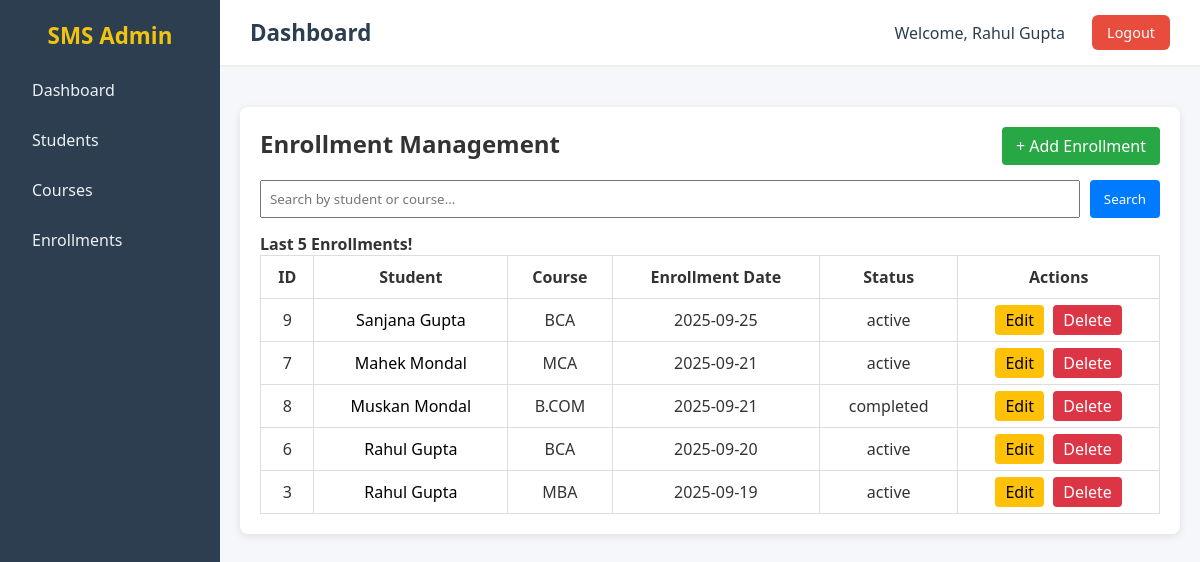
Page /enrollments (signed in) on the earlier database version.
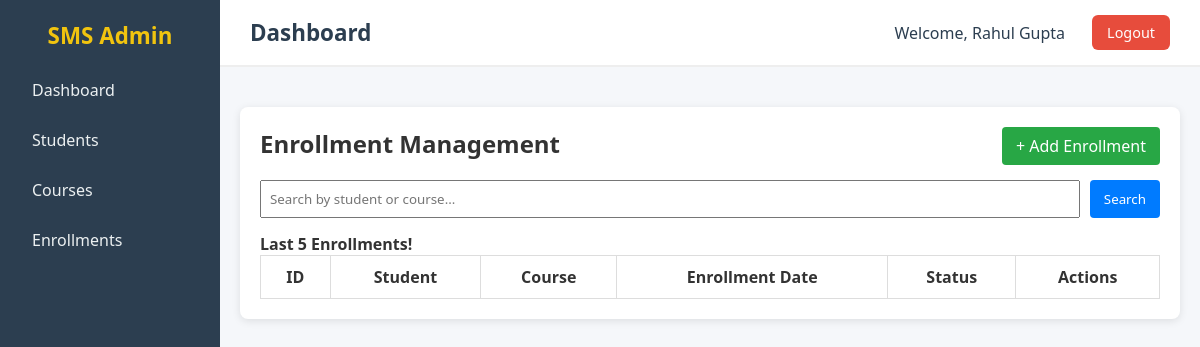
Same page on the later database version.
### SMS/app/models/sms_models.py (models this page shows)
class User(db.Model):
    __tablename__ = "users"
    id = db.Column(db.Integer,primary_key= True)
    name = db.Column(db.String(100),nullable =False)
    email = db.Column(db.String(80),nullable = False)
    username = db.Column(db.String(80),unique = True,nullable = False)
    password = db.Column(db.String(80),nullable = False)

class Enrollment(db.Model):
    __tablename__ = "enrollments"
    f_date = datetime.date.today()
    id = db.Column(db.Integer, primary_key=True)
    student_id = db.Column(db.Integer, db.ForeignKey("students.id"), nullable=False)
    course_id = db.Column(db.Integer, db.ForeignKey("courses.id"), nullable=False)
    semester_id = db.Column(db.Integer, db.ForeignKey("semesters.id"), nullable=False)
    enroll_date = db.Column(db.Date, default=f_date, nullable=False)
    status = db.Column(db.String(20), default="active", nullable=False)
    course = db.relationship("Course", backref="enrollments")
    semester = db.relationship("Semester", backref="enrollments")

class Student(db.Model):
    __tablename__ = "students"
    id = db.Column(db.Integer, primary_key=True)
    name = db.Column(db.String(100), nullable=False)
    address = db.Column(db.String(200), nullable=False)
    age = db.Column(db.Integer, nullable=False)
    phone = db.Column(db.String(15), nullable=False)
    email = db.Column(db.String(30), nullable=False, unique=True)
    last_qualification = db.Column(db.String(30))
    enrollments = db.relationship("Enrollment", backref="student", lazy=True)

class Course(db.Model):
    __tablename__ = "courses"
    id = db.Column(db.Integer, primary_key=True)
    name = db.Column(db.String(100), nullable=False, unique=True)
    duration = db.Column(db.String(20), nullable=False)
    semesters = db.relationship("Semester", backref="course", lazy=True)

### SMS/app/routes/enrollments.py (the view)
@enrollment_bp.route("/enrollments")
@login_required
def enroll_home():
    if session.get("user_id"):
        enrolls = Enrollment.query.order_by(Enrollment.enroll_date.desc()).limit(5).all()
        return render_template("enrollment/enroll_home.html",enrollments = enrolls,text = "Last 5 Enrollments!")
    else:
        return redirect(url_for("auth.login"))

### SMS/app/decorator/login_auth.py (called while the page is built)
def login_required(f):
    @wraps(f)
    def decorated_function(*args, **kwargs):
        if "user_id" not in session:
            return redirect(url_for("auth.login"))  # redirect to login page
        return f(*args, **kwargs)
    return decorated_function

### SMS/app/routes/base.py (called while the page is built)
@base_bp.app_context_processor
def inject_user():
    user_id = session.get('user_id')
    if user_id:
        return {"login_user": User.query.get(user_id)}
    return {"login_user": None}

### SMS/app/templates/enrollment/enroll_home.html (shortened to what this page needs)
{% extends "base.html" %}
{% block css %}
<link rel="stylesheet" href="{{ url_for('static', filename='css/enroll_home.css') }}">
{% endblock %}
{% block content %}
<div class="enrollments-container">
    <div class="top-bar">
        <h2>Enrollment Management</h2>
        <a href="/enrollments/add" class="btn-add">+ Add Enrollment</a>
    </div>
    <form method="POST" action="/enrollments/search" class="search-form">
        <input type="text" name="search" placeholder="Search by student or course..." required>
        <button type="submit">Search</button>
    </form>
    <H4>{{text}}</H4>
    <table class="enrollments-table">
        <thead>
            <tr>
                <th>ID</th>
                <th>Student</th>
                <th>Course</th>
                <th>Enrollment Date</th>
                <th>Status</th>
                <th>Actions</th>
            </tr>
        </thead>
        <tbody>
            {% for enroll in enrollments %}
            <tr>
                <td>{{ enroll.id }}</td>
                <td> <a href="/enroll/students/{{ enroll.student.id }}/viwe" class="student_name_a">{{  enroll.student.name }}</a></td>
                <td>{{ enroll.course.name }}</td>
                <td>{{ enroll.enroll_date }}</td>
                <td>{{ enroll.status }}</td>
                <td>
                    <a href="/enrollments/{{ enroll.id }}/edit" class="btn-edit">Edit</a>
                    <a href="/enrollments/{{ enroll.id }}/delete" class="btn-delete">Delete</a>
                </td>
            </tr>
            {% endfor %}
        </tbody>
    </table>
</div>
{% endblock %}

### SMS/app/templates/base.html (shortened to what this page needs)
<!DOCTYPE html>
<html lang="en">
<head>
    <link rel="stylesheet" href="{{ url_for('static', filename='css/base.css') }}">
    {% block css %}{% endblock %}
</head>
<body>
    <div class="main-content">
        <div class="sidebar">
            <h2>SMS Admin</h2>
            <ul>
                <li><a href="/">Dashboard</a></li>
                <li><a href="/students">Students</a></li>
                <li><a href="/courses">Courses</a></li>
                <li><a href="/enrollments">Enrollments</a></li>
            </ul>
        </div>
        <div class="content">
            <header>
                <h1>{% block header_title %}Dashboard{% endblock %}</h1>
                <div class="user-info">
                    <span class="username">Welcome, {{ login_user.name }}</span>
                    <a href="/logout" class="logout-btn" onclick="clearAppCache()">Logout</a>
                </div>
            </header>
            <main>
            {% block content %}
            {% endblock %}
        </main>
        </div>
    </div>
</body>
</html>

### SMS/app/static/css/base.css (style rules this page uses)
* { margin: 0; padding: 0; box-sizing: border-box; font-family: "Segoe UI", Tahoma, Geneva, Verdana, sans-serif; }
body { background: #f5f7fa; color: #333; min-height: 100vh; }
.main-content { display: flex; min-height: 100vh; }
.sidebar { width: 220px; background: #2c3e50; color: #fff; padding: 20px; flex-shrink: 0; }
.sidebar h2 { text-align: center; margin-bottom: 20px; font-size: 1.4rem; color: #f1c40f; }
.sidebar ul { list-style: none; }
.sidebar ul li { margin: 12px 0; }
.sidebar ul li a { text-decoration: none; color: #ecf0f1; padding: 8px 12px; display: block; border-radius: 6px; transition: background 0.3s; }
.content { flex-grow: 1; display: flex; flex-direction: column; }
header { background: #fff; padding: 15px 30px; display: flex; justify-content: space-between; align-items: center; border-bottom: 2px solid #eee; }
.user-info { display: flex; align-items: center; gap: 15px; }
.username { font-size: 1rem; font-weight: 500; color: #2c3e50; padding: 6px 12px; border-radius: 6px; }
header h1 { font-size: 1.4rem; color: #2c3e50; }
.logout-btn { text-decoration: none; background: #e74c3c; color: #fff; padding: 8px 15px; border-radius: 6px; font-size: 0.9rem; transition: background 0.3s; }
main { flex-grow: 1; padding: 20px; }

### SMS/app/static/css/enroll_home.css (style rules this page uses)
.enrollments-container { background: #fff; padding: 20px; border-radius: 8px; box-shadow: 0 2px 8px rgba(0,0,0,0.1); max-width: 1000px; margin: 20px auto; }
.top-bar { display: flex; justify-content: space-between; margin-bottom: 15px; }
.btn-add { background: #28a745; color: #fff; padding: 8px 14px; border-radius: 4px; text-decoration: none; transition: 0.2s; }
.search-form { margin-bottom: 15px; display: flex; gap: 10px; }
.search-form input { padding: 8px; flex: 1; }
.search-form button { padding: 8px 14px; background: #007bff; color: white; border: none; border-radius: 4px; }
.enrollments-table { width: 100%; border-collapse: collapse; }
.enrollments-table th, .enrollments-table td { padding: 10px; border: 1px solid #ddd; text-align: center; }

Differences in the rows shown:
removed Enrollment: id "9", student.name "Sanjana Gupta", course.name "BCA", enroll_date "2025-09-25", status "active"
removed Enrollment: id "7", student.name "Mahek Mondal", course.name "MCA", enroll_date "2025-09-21", status "active"
removed Enrollment: id "8", student.name "Muskan Mondal", course.name "B.COM", enroll_date "2025-09-21", status "completed"
removed Enrollment: id "6", student.name "Rahul Gupta", course.name "BCA", enroll_date "2025-09-20", status "active"
removed Enrollment: id "3", student.name "Rahul Gupta", course.name "MBA", enroll_date "2025-09-19", status "active"
